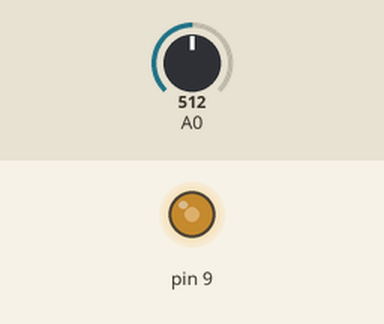
A sketch run on a simulated Arduino Uno, built with avr-gcc and run on an emulated ATmega328P. Parts: output pins drawn as LEDs (lit = HIGH). Inputs (shaded band) come from the test bench; at power-on: A0 = 512.

Above: at 1.2 s.
1.3 s: A0 set to 716
At 2.5 s:
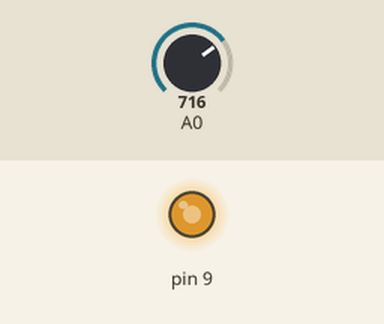
2.8 s: A0 set to 900
At 3.9 s:
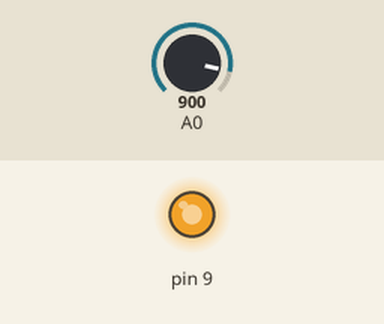
4.3 s: A0 set to 122
At 5.0 s:
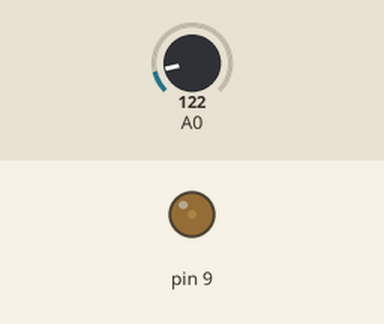
5.8 s: A0 set to 0
At 6.1 s:
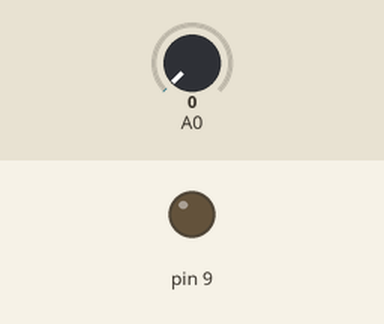
7.3 s: A0 set to 511
At 8.5 s:
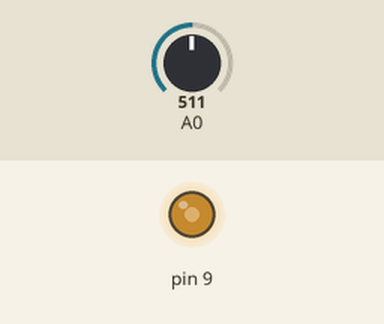
Timing chart, 0 to 9.8 s (numbered marks = the images above; inputs shaded):
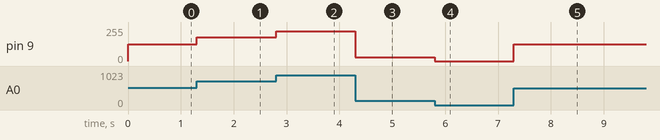

The sketch:

analogtest.ino
```cpp
void setup() {

  pinMode(9,OUTPUT);


}

void loop() {

  int resistor_var = analogRead(A0); // doc gia tri bien tro vao chan A0
  int outputValue = map(resistor_var, 0, 1023, 0, 255); // chuyen range (0->1023) thang range(0->255)
  analogWrite(9,outputValue); // xuat gia tri bien tro de dieu khien do sang cua led
}
```

Measured:
- after the input at 1.3 s, pin 9: 127/255 → 178/255 at once
- after the input at 2.8 s, pin 9: 178/255 → 224/255 at once
- after the input at 4.3 s, pin 9: 224/255 → 30/255 at once
- after the input at 5.8 s, pin 9: 30/255 → 0/255 at once
- after the input at 7.3 s, pin 9: 0/255 → 127/255 at once
